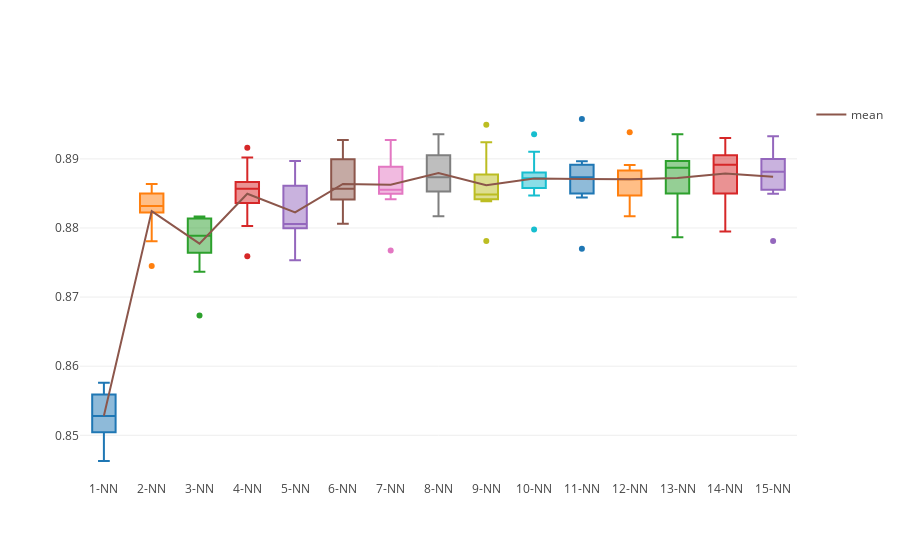

The notebook cell saved with this chart:
### Markdown cell above
# KNN

### Code cell
knn_results = pd.DataFrame()

for n in range(1,16):
    knn_all_atr = KNeighborsClassifier(n_neighbors=n).fit(X_train, y_train)
    scores_knn_all = cross_val_score(knn_all_atr, df_shuffle.drop('termDeposit', axis=1), df_shuffle['termDeposit'], cv=10)
    knn_results['{}-NN'.format(n)] = pd.Series(scores_knn_all)

data = []
for col in knn_results.columns:
    data.append(go.Box(y=knn_results[col], name=col, showlegend=False ) )

data.append(go.Scatter(x=knn_results.columns, y = knn_results.mean(), mode='lines', name='mean'))
iplot(data)

### Figure 1 — Plotly figure (JSON) as saved in the notebook; plotly's stock layout.template omitted (floating-point values rounded to 4 significant figures)
{"data": [{"name": "1-NN", "showlegend": false, "type": "box", "uid": "36f5bbc3-d74d-4d31-a198-532f4d0df290", "y": [0.8524, 0.8532, 0.8504, 0.8504, 0.8463, 0.8576, 0.8562, 0.8513, 0.8545, 0.8559]}, {"name": "2-NN", "showlegend": false, "type": "box", "uid": "3dd1b8ce-be65-4684-b758-9d100073cc3b", "y": [0.8745, 0.885, 0.8842, 0.8825, 0.8822, 0.8781, 0.8864, 0.8853, 0.8825, 0.8838]}, {"name": "3-NN", "showlegend": false, "type": "box", "uid": "53e818f8-2369-4641-8673-496577d00f7b", "y": [0.8673, 0.8784, 0.8817, 0.8737, 0.8764, 0.8817, 0.8767, 0.8808, 0.8794, 0.8814]}, {"name": "4-NN", "showlegend": false, "type": "box", "uid": "393b7fd5-a64b-49d6-b647-e1ae1c0435c6", "y": [0.8759, 0.8836, 0.8866, 0.8803, 0.8861, 0.8916, 0.8855, 0.8858, 0.8838, 0.8902]}, {"name": "5-NN", "showlegend": false, "type": "box", "uid": "abfc3112-132b-47d1-becb-85fa71749605", "y": [0.8753, 0.88, 0.8861, 0.8781, 0.8806, 0.8897, 0.8806, 0.8842, 0.88, 0.888]}, {"name": "6-NN", "showlegend": false, "type": "box", "uid": "eecbf3c4-c419-4a73-8cca-895e5a1a51f0", "y": [0.8806, 0.8847, 0.8866, 0.8828, 0.8847, 0.8927, 0.8872, 0.8902, 0.8841, 0.8899]}, {"name": "7-NN", "showlegend": false, "type": "box", "uid": "1480bd37-6e14-46fc-a75b-c55a0f4ad96e", "y": [0.8767, 0.8855, 0.8853, 0.8842, 0.8855, 0.8927, 0.8889, 0.8866, 0.885, 0.8921]}, {"name": "8-NN", "showlegend": false, "type": "box", "uid": "6083bc26-be5f-4d71-a23c-b8533e919cbb", "y": [0.8817, 0.8872, 0.8875, 0.8853, 0.89, 0.8936, 0.8905, 0.8853, 0.8869, 0.8916]}, {"name": "9-NN", "showlegend": false, "type": "box", "uid": "ed060020-169d-43d7-82a5-89bcc4ebe341", "y": [0.8781, 0.8839, 0.8844, 0.8842, 0.8878, 0.8949, 0.8853, 0.8864, 0.8844, 0.8924]}, {"name": "10-NN", "showlegend": false, "type": "box", "uid": "6b7d3345-0e1a-4bdd-aea0-b8bf2e873855", "y": [0.8798, 0.8866, 0.888, 0.8847, 0.888, 0.8936, 0.8864, 0.8878, 0.8858, 0.891]}, {"name": "11-NN", "showlegend": false, "type": "box", "uid": "0fe47961-4b8a-42aa-a58f-d2b509d163ca", "y": [0.877, 0.885, 0.8891, 0.8861, 0.8891, 0.8958, 0.8864, 0.8883, 0.8844, 0.8897]}, {"name": "12-NN", "showlegend": false, "type": "box", "uid": "9039700d-c490-4fae-a308-daeced476590", "y": [0.8817, 0.8847, 0.8875, 0.8847, 0.8875, 0.8938, 0.8866, 0.8883, 0.8866, 0.8891]}, {"name": "13-NN", "showlegend": false, "type": "box", "uid": "c015deb7-05f4-4e56-a910-4193ee9ed489", "y": [0.8787, 0.885, 0.8897, 0.8825, 0.8889, 0.8936, 0.8911, 0.8886, 0.8852, 0.8891]}, {"name": "14-NN", "showlegend": false, "type": "box", "uid": "33ef1b42-e03f-456d-9c64-ce97791a0fb4", "y": [0.8795, 0.885, 0.8902, 0.8864, 0.888, 0.893, 0.8905, 0.8902, 0.8844, 0.8916]}, {"name": "15-NN", "showlegend": false, "type": "box", "uid": "294dff23-6695-456c-b865-8f3d460c9051", "y": [0.8781, 0.8855, 0.8897, 0.8861, 0.8869, 0.8933, 0.8902, 0.89, 0.885, 0.8894]}, {"mode": "lines", "name": "mean", "type": "scatter", "uid": "92ffec91-8b14-452d-b8a7-9c6c43d06f54", "x": ["1-NN", "2-NN", "3-NN", "4-NN", "5-NN", "6-NN", "7-NN", "8-NN", "9-NN", "10-NN", "11-NN", "12-NN", "13-NN", "14-NN", "15-NN"], "y": [0.8528, 0.8824, 0.8777, 0.885, 0.8822, 0.8864, 0.8863, 0.8879, 0.8862, 0.8872, 0.8871, 0.8871, 0.8872, 0.8879, 0.8874]}], "layout": {}}
